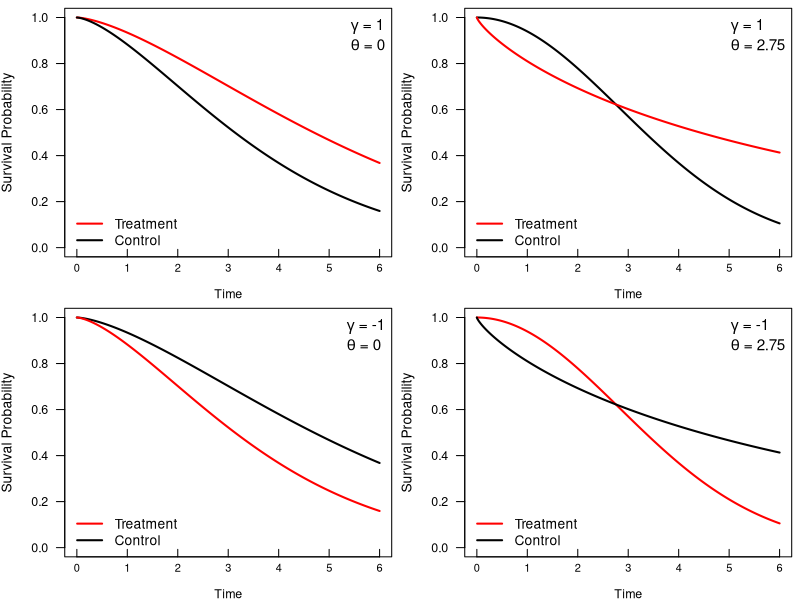
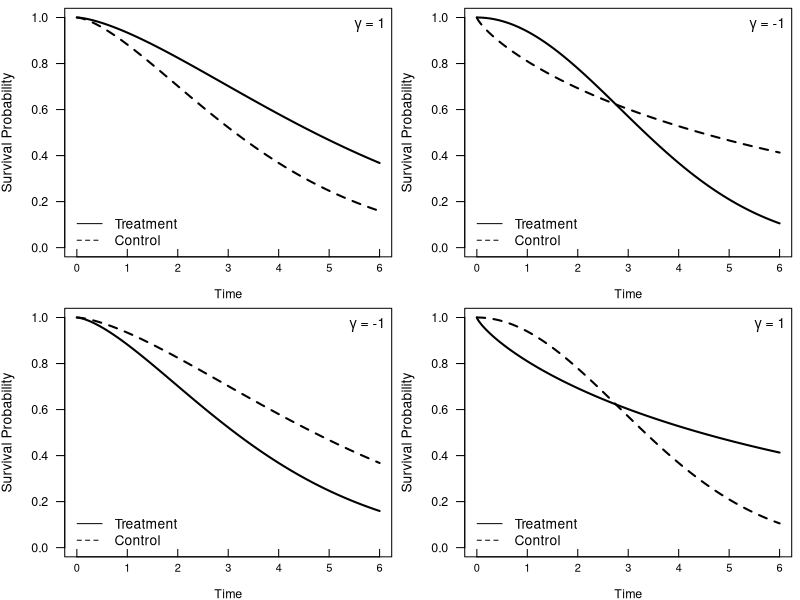

These figures' R source, in order:

######################################################
## Code used to generate Figure 1 from the main manuscript.
## This figure shows the four possible survival profiles
######################################################

tt <- seq(0, 6, length.out=1000)
Sweibull <- function(x, alpha, lambda) {
    neglogS <- (x/lambda)^alpha 
    return(exp(-neglogS))
}

SS1a <- Sweibull(tt, alpha=1.5, lambda=6)
SS0a <- Sweibull(tt, alpha=1.5, lambda=4)
SS1b <- Sweibull(tt, alpha=2, lambda=4)
SS0b <- Sweibull(tt, alpha=.8, lambda=7)

ytxt <- -.2
ff <- function(x) {
   ans <- Sweibull(x, alpha=2, lambda=4) - Sweibull(x, alpha=.8, lambda=7)
   return(ans)
}
uniroot(ff, interval=c(.1, 6))


## Generate Figures: one black and white, one color.

#postscript("~/FourPossibleProfiles_color.eps", horizontal=FALSE, width=6, height=4.5)
par(mfrow=c(2,2), mar=c(2.6, 3.9, .5, .5))
plot(tt, SS1a, type="n", ylim=c(0, 1), las=1, xlab="Time", ylab="Survival Probability", xaxt='n',
     cex.axis=0.9)
lines(tt, SS1a, col="red", lwd=2)
lines(tt, SS0a, lwd=2)
legend("bottomleft", legend=c("Treatment", "Control"), col=c("red", "black"), bty='n', lwd=2)
legend("topright", legend=c(expression(paste(gamma," = 1")), expression(paste(theta," = 0"))), bty="n", cex=1.1)
axis(1, at=0:6, labels=TRUE, tick=TRUE, padj=0, tcl=1, tck=.03, mgp=c(3,0.1,0), cex.axis=0.8)
text(x=3, y=ytxt, labels="Time", xpd=NA, cex=.9)

plot(tt, SS1b, type="n", ylim=c(0, 1), las=1, xlab="Time", ylab="Survival Probability", xaxt='n', cex.axis=0.9)
lines(tt, SS1b, lwd=2)
lines(tt, SS0b, col="red", lwd=2)
legend("bottomleft", legend=c("Treatment", "Control"), col=c("red", "black"), bty='n', lwd=2)
legend("topright", legend=c(expression(paste(gamma," = 1")), expression(paste(theta," = 2.75"))), bty="n", cex=1.1)
axis(1, at=0:6, labels=TRUE, tick=TRUE, padj=0, tcl=1, tck=.03, mgp=c(3,0.1,0), cex.axis=0.8)
text(x=3, y=ytxt, labels="Time", xpd=NA, cex=0.9)

plot(tt, SS1a, type="n", ylim=c(0, 1), las=1, xlab="Time", ylab="Survival Probability", xaxt='n', cex.axis=0.9)
lines(tt, SS1a, lwd=2)
lines(tt, SS0a, lwd=2, col="red")
legend("bottomleft", legend=c("Treatment", "Control"), col=c("red", "black"), bty='n', lwd=2)
legend("topright", legend=c(expression(paste(gamma," = -1")), expression(paste(theta," = 0"))), bty="n", cex=1.1)
axis(1, at=0:6, labels=TRUE, tick=TRUE, padj=0, tcl=1, tck=.03, mgp=c(3,0.1,0), cex.axis=0.8)
text(x=3, y=ytxt, labels="Time", xpd=NA, cex=0.9)

plot(tt, SS1b, type="n", ylim=c(0, 1), las=1, xlab="Time", ylab="Survival Probability", xaxt='n', cex.axis=0.9)
lines(tt, SS1b, col="red", lwd=2)
lines(tt, SS0b, lwd=2)
legend("bottomleft", legend=c("Treatment", "Control"), col=c("red", "black"), bty='n', lwd=2)
legend("topright", legend=c(expression(paste(gamma," = -1")), expression(paste(theta," = 2.75"))), bty="n", cex=1.1)
axis(1, at=0:6, labels=TRUE, tick=TRUE, padj=0, tcl=1, tck=.03, mgp=c(3,0.1,0), cex.axis=0.8)
text(x=3, y=ytxt, labels="Time", xpd=NA, cex=0.9)
#dev.off()


#postscript("~/FourPossibleProfiles.eps", horizontal=FALSE, width=6, height=4.5)
par(mfrow=c(2,2), mar=c(2.6, 3.9, .5, .5))
plot(tt, SS1a, type="n", ylim=c(0, 1), las=1, xlab="Time", ylab="Survival Probability", xaxt='n',
     cex.axis=0.9)
lines(tt, SS1a, lwd=2)
lines(tt, SS0a, lty=2, lwd=2)
legend("bottomleft", legend=c("Treatment", "Control"), lty=c(1,2), bty='n', lwd=1)
legend("topright", legend=expression(paste(gamma," = 1")), bty="n")
axis(1, at=0:6, labels=TRUE, tick=TRUE, padj=0, tcl=1, tck=.03, mgp=c(3,0.1,0), cex.axis=0.8)
text(x=3, y=ytxt, labels="Time", xpd=NA, cex=.9)

plot(tt, SS1b, type="n", ylim=c(0, 1), las=1, xlab="Time", ylab="Survival Probability", xaxt='n', cex.axis=0.9)
lines(tt, SS1b, lwd=2)
lines(tt, SS0b, lty=2, lwd=2)
legend("bottomleft", legend=c("Treatment", "Control"), lty=c(1,2), bty='n', lwd=1)
legend("topright", legend=expression(paste(gamma," = -1")), bty="n")
axis(1, at=0:6, labels=TRUE, tick=TRUE, padj=0, tcl=1, tck=.03, mgp=c(3,0.1,0), cex.axis=0.8)
text(x=3, y=ytxt, labels="Time", xpd=NA, cex=0.9)

plot(tt, SS1a, type="n", ylim=c(0, 1), las=1, xlab="Time", ylab="Survival Probability", xaxt='n', cex.axis=0.9)
lines(tt, SS1a, lwd=2, lty=2)
lines(tt, SS0a, lwd=2)
legend("bottomleft", legend=c("Treatment", "Control"), lty=c(1,2), bty='n', lwd=1)
legend("topright", legend=expression(paste(gamma," = -1")), bty="n")
axis(1, at=0:6, labels=TRUE, tick=TRUE, padj=0, tcl=1, tck=.03, mgp=c(3,0.1,0), cex.axis=0.8)
text(x=3, y=ytxt, labels="Time", xpd=NA, cex=0.9)

plot(tt, SS1b, type="n", ylim=c(0, 1), las=1, xlab="Time", ylab="Survival Probability", xaxt='n', cex.axis=0.9)
lines(tt, SS1b, lty=2, lwd=2)
lines(tt, SS0b, lwd=2)
legend("bottomleft", legend=c("Treatment", "Control"), lty=c(1,2), bty='n', lwd=1)
legend("topright", legend=expression(paste(gamma," = 1")), bty="n")
axis(1, at=0:6, labels=TRUE, tick=TRUE, padj=0, tcl=1, tck=.03, mgp=c(3,0.1,0), cex.axis=0.8)
text(x=3, y=ytxt, labels="Time", xpd=NA, cex=0.9)
#dev.off()

